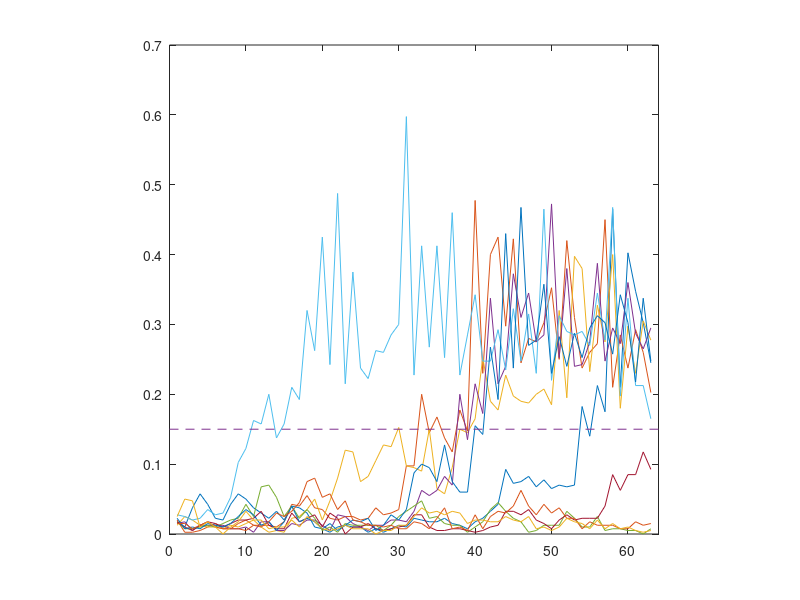

Write the MATLAB code that produced this figure.
clear
clc
load('rin_-6a_40TrialNum_1loadfac_0.85.mat')

if_retrieval = nan(1,100);
figure
for ind = 1:10
    hd = zeros(1,size(X,2)-1);
    for i = 1 : (size(X,2)-1)
        if i == 1
            x = X(:,i);
            %                     p1 = rj/2/(1-f);
            %                     p2 = rj/2/f;
            %                     err1 = rand(N,1)<p1;    % 0 -> 1
            %                     err2 = rand(N,1)<p2;    % 1 -> 0
            %                     x(x==0) = x(x==0) + err1(x==0);
            %                     x(x==1) = x(x==1) - err2(x==1);
            %                     raster(:,i) = x;
        else
            x = y;
        end
        y = W'*x/N + randn(N,1)*38/sqrt(N) > 1;
        hd(i) = nnz(X(:,i+1)-y)/N;
    end
    plot(hd),hold on
end
xlim([0,64])
axis square 
plot([0 64],[0.15,0.15],'--')